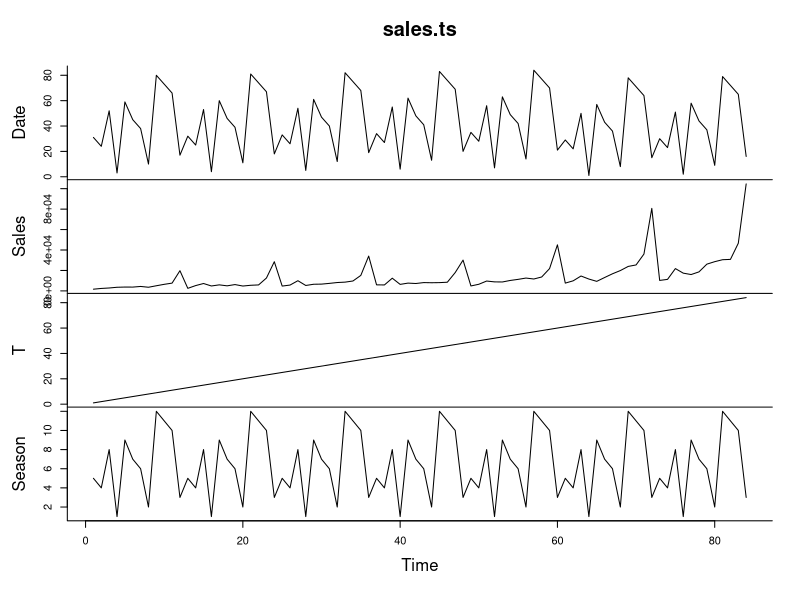

This figure's R source: (Note: this script raises an error after producing the figure.)
getwd
sales.ts <- ts(read.csv("SouvenirSales.csv"))
plot(sales.ts, xlab = "Time", ylab = "Sales", ylim = c(1500, 85000), bty = "l") 
lines(sales.lm$fitted, lwd = 2)

x=seq(-2,2,0.05)
plot(c(x,x),c(sqrt(1-(abs(x)-1)^2), acos(1-abs(x))-pi
),type='l',lwd=2)
n=100000
U1=runif(n,-2,2)
U2=runif(n,-pi,1)
hitup=which((U2<=sqrt(1-(abs(U1)-1)^2)&U2>=0)==TRUE)
hitlo=which((U2>=acos(1-abs(U1))-pi&U2<=0)==TRUE)



kup=sum((U2<=sqrt(1-(abs(U1)-1)^2)&U2>=0)==TRUE)
klo=sum((U2>=acos(1-abs(U1))-pi&U2<=0)==TRUE)
k=(kup+klo)/100000
area=k*(4*(1+pi))




points(U1[hitup],U2[hitup],col='orange',pch=20)
points(U1[hitlo],U2[hitlo],col='orange',pch=20)


ridership.lm <- tslm(ridership.ts ~ trend + I(trend^2)) 
par(mfrow = c(2, 1)) 
plot(ridership.ts, xlab = "Time", ylab = "Ridership", ylim = c(1300, 2300), bty = "l") 
lines(ridership.lm$fitted, lwd = 2) 
ridership.ts.zoom <- window(ridership.ts, start = c(1997, 1), end = c(2000, 12)) 
plot(ridership.ts.zoom, xlab = "Time", ylab = "Ridership", ylim = c(1300, 2300), bty = "l")


